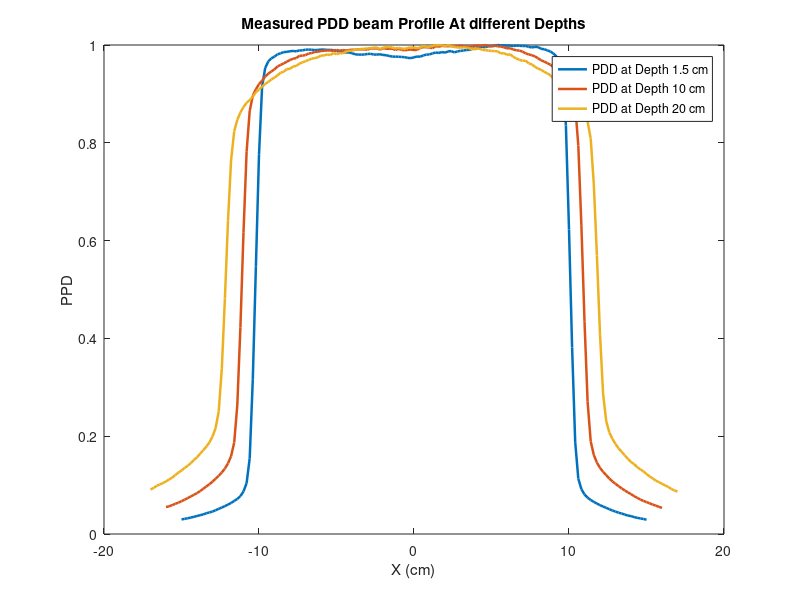

MATLAB code to generate this figure: (Note: this script raises an error after producing the figure.)
% Author: Dalton H Bermudez (UW Madison)
% Accessment of beam profile symmetry of real clinical beam profiles,
% comparing proposed correlative symmetric index (CSI) with standard Point
% wise Quotient and Area based metrics
X1 = [-15
-14.8
-14.6
-14.4
-14.2
-14
-13.8
-13.6
-13.4
-13.2
-13
-12.8
-12.6
-12.4
-12.2
-12
-11.8
-11.6
-11.4
-11.2
-11
-10.8
-10.6
-10.4
-10.2
-10
-9.8
-9.6
-9.4
-9.2
-9
-8.8
-8.6
-8.4
-8.2
-8
-7.8
-7.6
-7.4
-7.2
-7
-6.8
-6.6
-6.4
-6.2
-6
-5.8
-5.6
-5.4
-5.2
-5
-4.8
-4.6
-4.4
-4.2
-4
-3.8
-3.6
-3.4
-3.2
-3
-2.8
-2.6
-2.4
-2.2
-2
-1.8
-1.6
-1.4
-1.2
-1
-0.8
-0.6
-0.4
-0.2
0
0.2
0.4
0.6
0.8
1
1.2
1.4
1.6
1.8
2
2.2
2.4
2.6
2.8
3
3.2
3.4
3.6
3.8
4
4.2
4.4
4.6
4.8
5
5.2
5.4
5.6
5.8
6
6.2
6.4
6.6
6.8
7
7.2
7.4
7.6
7.8
8
8.2
8.4
8.6
8.8
9
9.2
9.4
9.6
9.8
10
10.2
10.4
10.6
10.8
11
11.2
11.4
11.6
11.8
12
12.2
12.4
12.6
12.8
13
13.2
13.4
13.6
13.8
14
14.2
14.4
14.6
14.8
15];
X2 = [-16
-15.8
-15.6
-15.4
-15.2
-15
-14.8
-14.6
-14.4
-14.2
-14
-13.8
-13.6
-13.4
-13.2
-13
-12.8
-12.6
-12.4
-12.2
-12
-11.8
-11.6
-11.4
-11.2
-11
-10.8
-10.6
-10.4
-10.2
-10
-9.8
-9.6
-9.4
-9.2
-9
-8.8
-8.6
-8.4
-8.2
-8
-7.8
-7.6
-7.4
-7.2
-7
-6.8
-6.6
-6.4
-6.2
-6
-5.8
-5.6
-5.4
-5.2
-5
-4.8
-4.6
-4.4
-4.2
-4
-3.8
-3.6
-3.4
-3.2
-3
-2.8
-2.6
-2.4
-2.2
-2
-1.8
-1.6
-1.4
-1.2
-1
-0.8
-0.6
-0.4
-0.2
0
0.2
0.4
0.6
0.8
1
1.2
1.4
1.6
1.8
2
2.2
2.4
2.6
2.8
3
3.2
3.4
3.6
3.8
4
4.2
4.4
4.6
4.8
5
5.2
5.4
5.6
5.8
6
6.2
6.4
6.6
6.8
7
7.2
7.4
7.6
7.8
8
8.2
8.4
8.6
8.8
9
9.2
9.4
9.6
9.8
10
10.2
10.4
10.6
10.8
11
11.2
11.4
11.6
11.8
12
12.2
12.4
12.6
12.8
13
13.2
13.4
13.6
13.8
14
14.2
14.4
14.6
14.8
15
15.2
15.4
15.6
15.8
16];
X3= [-17
-16.8
-16.6
-16.4
-16.2
-16
-15.8
-15.6
-15.4
-15.2
-15
-14.8
-14.6
-14.4
-14.2
-14
-13.8
-13.6
-13.4
-13.2
-13
-12.8
-12.6
-12.4
-12.2
-12
-11.8
-11.6
-11.4
-11.2
-11
-10.8
-10.6
-10.4
-10.2
-10
-9.8
-9.6
-9.4
-9.2
-9
-8.8
-8.6
-8.4
-8.2
-8
-7.8
-7.6
-7.4
-7.2
-7
-6.8
-6.6
-6.4
-6.2
-6
-5.8
-5.6
-5.4
-5.2
-5
-4.8
-4.6
-4.4
-4.2
-4
-3.8
-3.6
-3.4
-3.2
-3
-2.8
-2.6
-2.4
-2.2
-2
-1.8
-1.6
-1.4
-1.2
-1
-0.8
-0.6
-0.4
-0.2
0
0.2
0.4
0.6
0.8
1
1.2
1.4
1.6
1.8
2
2.2
2.4
2.6
2.8
3
3.2
3.4
3.6
3.8
4
4.2
4.4
4.6
4.8
5
5.2
5.4
5.6
5.8
6
6.2
6.4
6.6
6.8
7
7.2
7.4
7.6
7.8
8
8.2
8.4
8.6
8.8
9
9.2
9.4
9.6
9.8
10
10.2
10.4
10.6
10.8
11
11.2
11.4
11.6
11.8
12
12.2
12.4
12.6
12.8
13
13.2
13.4
13.6
13.8
14
14.2
14.4
14.6
14.8
15
15.2
15.4
15.6
15.8
16
16.2
16.4
16.6
16.8
17];
PPD_1 = [0.029736486
0.031069132
0.032119685
0.033724697
0.035154616
0.036817992
0.03847164
0.039969651
0.042382032
0.044113499
0.045913057
0.048675622
0.051496552
0.054113207
0.057080046
0.060124705
0.063529274
0.067585576
0.07167106
0.077429647
0.087020807
0.104063111
0.154907931
0.316644456
0.547668842
0.775463751
0.915080299
0.953055845
0.966567124
0.972880169
0.976245829
0.981099773
0.983181425
0.985545169
0.986021809
0.987276636
0.987860276
0.987052907
0.988949739
0.988969194
0.99044775
0.990613114
0.990292112
0.98964038
0.989922473
0.990729843
0.990622842
0.989980837
0.989961382
0.989533379
0.987597638
0.987140453
0.985477078
0.984659981
0.984679435
0.983230061
0.981021955
0.980360495
0.980341041
0.980496678
0.981663959
0.981975234
0.980448041
0.980457769
0.981080319
0.979669854
0.979115395
0.977646567
0.976265284
0.976177738
0.976002646
0.975564915
0.97510773
0.973561083
0.973269263
0.974767273
0.976508468
0.976031828
0.978677665
0.980350768
0.980739862
0.983006333
0.984669708
0.983687246
0.98565217
0.984358433
0.986829178
0.987578184
0.984864255
0.986887542
0.987967277
0.988833011
0.989873836
0.990010019
0.992801766
0.991877669
0.995574059
0.996488429
0.995243329
0.997587619
0.998025349
0.998249078
1
0.999416359
0.999250995
0.99860899
0.998881356
0.997918349
0.998677081
0.998540899
0.99784053
0.998054531
0.9962647
0.994961237
0.996177154
0.995846425
0.992169489
0.991430211
0.988998376
0.986770814
0.982364328
0.976245829
0.965750027
0.939213836
0.835286908
0.622968201
0.38160365
0.187883622
0.113177631
0.09162184
0.080921763
0.074297443
0.069589409
0.065640108
0.062235538
0.058976878
0.056175403
0.053490657
0.050815638
0.048033618
0.045844966
0.043500676
0.041847028
0.039755649
0.037644816
0.036613717
0.034561248
0.033141056
0.031934866
0.030767585
0.029269574];
PPD_2 =[0.055071439
0.056627529
0.059060688
0.061748479
0.064068468
0.067109917
0.070108926
0.073447447
0.076842552
0.080124487
0.08360447
0.087706889
0.092403452
0.097184892
0.101839015
0.106974112
0.113113595
0.118956005
0.125873532
0.133781299
0.144433442
0.159244589
0.187112746
0.263700665
0.422718914
0.617187721
0.781666431
0.865369925
0.896208799
0.909633612
0.919903805
0.927104258
0.935549583
0.941406139
0.946017824
0.950304145
0.956217287
0.959400198
0.962526524
0.965907483
0.969472344
0.971863064
0.973277691
0.977705475
0.978243033
0.979332296
0.982600085
0.983533739
0.985981044
0.986065922
0.987820059
0.988131277
0.988838591
0.988824445
0.987947376
0.990083463
0.988286886
0.989673221
0.988782006
0.989616636
0.990521997
0.99005517
0.991144433
0.990960532
0.991073702
0.990451266
0.99305418
0.992587353
0.993521007
0.990352242
0.993379544
0.992559061
0.99210638
0.9926015
0.98982883
0.992063941
0.990097609
0.989036639
0.990224926
0.99077663
0.989729806
0.989984439
0.994143443
0.995657094
0.995345876
0.994836611
0.993676616
0.997708304
0.996534163
0.998245862
0.997807328
0.997453671
0.997920498
0.997411232
0.997764889
0.998472203
0.997340501
0.996901966
0.996222945
0.997637572
0.998458056
0.998755128
0.998231716
1
0.998175131
0.996916113
0.998528788
0.997340501
0.996831235
0.995317584
0.993040034
0.993506861
0.990804923
0.989376149
0.988541519
0.98649031
0.982925449
0.980704484
0.979120102
0.976686943
0.973008912
0.968694299
0.96614797
0.96292262
0.959725562
0.954491442
0.949497807
0.942608573
0.935054463
0.928250106
0.917498939
0.903904371
0.876290847
0.794313198
0.63013156
0.435082756
0.270391852
0.189446881
0.161720187
0.146046117
0.135266657
0.127118404
0.120384779
0.113453105
0.107539963
0.10261706
0.097821474
0.093294667
0.089008346
0.085075683
0.081510822
0.077394257
0.07404159
0.0705899
0.06770406
0.06520017
0.062823596
0.060107512
0.058042156
0.055566558
0.053402179];
PPD_3 = [0.090841469
0.094281729
0.09855881
0.10130172
0.10423059
0.107415156
0.111668991
0.115155742
0.120641562
0.125546258
0.129800093
0.135006974
0.139562994
0.144886099
0.15125523
0.156764296
0.164272431
0.171129707
0.178707578
0.187238494
0.19939563
0.216643422
0.250395165
0.337796374
0.481380753
0.640609019
0.764969781
0.823407717
0.84702464
0.862040911
0.873245002
0.881775918
0.887540679
0.894467689
0.90348675
0.908833101
0.914737331
0.920385867
0.924546722
0.929707113
0.933356578
0.938028824
0.943514644
0.945281265
0.950953045
0.95120874
0.956113436
0.957112971
0.961715481
0.964504881
0.966922362
0.969386332
0.972152487
0.973175267
0.974941887
0.978382148
0.978568108
0.980822873
0.979265458
0.983682008
0.981171548
0.983333333
0.983147373
0.986308694
0.988307764
0.987912599
0.991027429
0.990353324
0.991957229
0.992259414
0.993165969
0.993282194
0.994583914
0.994793119
0.991771269
0.994351464
0.99558345
0.996211065
0.994700139
0.992910274
0.993956299
0.992980009
0.991933984
0.994235239
0.994816364
0.995002325
0.993537889
0.994467689
0.99851232
0.995792655
0.996257555
0.99832636
0.99948861
0.999697815
0.9995351
0.997326825
1
0.997791725
0.99609484
0.994932589
0.994514179
0.99530451
0.994723384
0.993003254
0.991120409
0.992212924
0.992701069
0.990260344
0.989377034
0.988702929
0.987842864
0.987563924
0.987122269
0.982682473
0.983565783
0.979753603
0.981008833
0.975918178
0.972594142
0.969711762
0.967666202
0.967968387
0.962482566
0.960344026
0.955485821
0.951696885
0.949372385
0.94521153
0.941887494
0.938191539
0.931241283
0.926266853
0.922942817
0.917875407
0.911227336
0.903509995
0.897884705
0.891073919
0.880543933
0.871664342
0.861250581
0.843584379
0.808507671
0.715899582
0.569642027
0.408437936
0.286401674
0.230962343
0.207810321
0.194444444
0.184007438
0.175058113
0.168014877
0.160739191
0.153695955
0.147187355
0.142956764
0.136773594
0.132287308
0.128242678
0.122687122
0.117759182
0.113784286
0.109065551
0.106136681
0.102533705
0.09944212
0.09642027
0.092073454
0.089121339
0.086727104];
figure(1);
plot(X1,PPD_1,'LineWidth', 1.8);hold on;plot(X2,PPD_2,'LineWidth', 1.8);plot(X3,PPD_3,'LineWidth', 1.8);hold off
title('Measured PDD beam Profile At different Depths')
xlabel('X (cm)')
ylabel('PPD')
legend('PDD at Depth 1.5 cm', 'PDD at Depth 10 cm','PDD at Depth 20 cm')
left_area_1 = trapz(X1(X1 > -10), PPD_1(X1 > -10)); % Area on the left side
right_area_1 = trapz(X1(X1 <10 ), PPD_1(X1 < 10)); % Area on the right side

left_area_2 = trapz(X2(X2 > -11), PPD_2(X2 >-11)); % Area on the left side
right_area_2 = trapz(X2(X2 < 11), PPD_2(X2 < 11)); % Area on the right side

left_area_3 = trapz(X3(X3 > -13), PPD_3(X3 > -13)); % Area on the left side
right_area_3 = trapz(X3(X3 <13), PPD_3(X3 < 13)); % Area on the right side

left_side_1 = PPD_1(X1 < 0);
right_side_1 = PPD_1(X1 > 0);
inverted_left_side_1 = flip(left_side_1); % Vertically invert the left side
area_quotient_1 = (right_area_1-left_area_1)./(right_area_1+left_area_1);
difference_quotient_1 = (right_side_1 - inverted_left_side_1) ./ max([right_side_1, inverted_left_side_1]);
inverted_left_side_1 = flip(left_side_1); % Vertically invert the left side
[cross_corr_1,lag_1] = xcorr(right_side_1, inverted_left_side_1,'normalized');
[CSI_1,lags_1] = high_intensity_CSI(right_side_1, inverted_left_side_1, .80,length(X1(X1>0)))
C = cov(right_side_1,inverted_left_side_1, 1);
signal1_2d = reshape(right_side_1, 1, []);
signal2_2d = reshape(inverted_left_side_1, 1 ,[]);
ssimValue = ssim(signal1_2d, signal2_2d , 'exp', [1,1, 1])
%dist_1=KLDiv(inverted_left_side_1,right_side_1);
% Plot the beam profile
figure(2);
subplot(2,2,1);
plot(X1, PPD_1, 'LineWidth', 2);
hold on;
plot([0 0], [min(PPD_1) max(PPD_1)], 'k--', 'LineWidth', 1.8); % Center line
title('Symmetric Beam Profile at 1.5cm Depth with Symmetric Area');
xlabel('Position (cm)');
ylabel('Normalized Dose');
grid on;
hold off;

% Plot the pointwise difference quotient
subplot(2,2,2);
plot(X1(X1 > 0), difference_quotient_1, 'LineWidth', 2);
title('Pointwise Difference Quotient Between Left and Right Sides');
xlabel('Position (cm)');
ylabel('Difference Quotient');
grid on;

% Plot the cross-correlation
subplot(2,2,3);
plot(X1, CSI_1, 'LineWidth', 2);
title('Cross-Correlation Between Right Side and Horizontal Inverted Left Side');
xlabel('Position (cm)');
ylabel('Cross-Correlation');
grid on;
subplot(2,2,4);
plot(X1(X1 > 0), inverted_left_side_1, 'LineWidth', 2);
hold on
plot(X1(X1 > 0),right_side_1,'LineWidth', 2); hold off
title('inverted left vs right beam profile')
ylabel('Normalized Dose');
xlabel('Position (cm)');
grid on;

left_side_2 = PPD_2(X2 < 0);
right_side_2 = PPD_2(X2 > 0);
area_quotient_2 = (right_area_2-left_area_2)./(right_area_2+left_area_2); % area baed method
inverted_left_side_2 = flip(left_side_2); % horizontally invert the left side
difference_quotient_2 = abs(right_side_2 - inverted_left_side_2 ) ./ max([right_side_2,inverted_left_side_2 ]);
% Point wise quotient based method
inverted_left_side_2 = flip(left_side_2); % horizantally invert the left side
[cross_corr_2, lag_2] = xcorr(right_side_2, inverted_left_side_2,'normalized');
[CSI_2,lags_2] = high_intensity_CSI(right_side_2, inverted_left_side_2, .80,length(X2(X2>0)))
signal1_2d = reshape(right_side_2, 1, []);
signal2_2d = reshape(inverted_left_side_2, 1 ,[]);
ssimValue_2 = ssim(signal1_2d, signal2_2d , 'exp', [1,1, 1])
figure(3);
subplot(2,2,1);
plot(X2, PPD_2, 'LineWidth', 2);
hold on;
plot([0 0], [min(PPD_2) max(PPD_2)], 'k--', 'LineWidth', 1.8); % Center line
title('Symmetric Beam Profile at 10 cm Depth with Symmetric Area');
xlabel('Position (cm)');
ylabel('Normalized Dose');
grid on;
hold off;

% Plot the pointwise difference quotient
subplot(2,2,2);
plot(X2(X2>0), difference_quotient_2, 'LineWidth', 2);
title('Pointwise Difference Quotient Between Left and Right Sides');
xlabel('Position (cm)');
ylabel('Difference Quotient');
grid on;

% Plot the cross-correlation
subplot(2,2,3);
plot(X2, CSI_2, 'LineWidth', 2);
title('Cross-Correlation Between Right Side and Horizontal Inverted Left Side');
xlabel('Position (cm)');

ylabel('Cross-Correlation');
grid on;
subplot(2,2,4);
plot(X2(X2 > 0),inverted_left_side_2, 'LineWidth', 2);
hold on
plot(X2(X2 > 0),right_side_2,'LineWidth', 2); hold off
title('inverted left vs right beam profile')
ylabel('Normalized Dose');
xlabel('Position (cm)');
grid on;

left_side_3 = PPD_3(X3 < 0);
right_side_3 = PPD_3(X3 > 0);
inverted_left_side_3 = flip(left_side_3); % horizontally  invert the left side
area_quotient_3 = (right_area_3-left_area_3)./(right_area_3+left_area_3);
difference_quotient_3 = abs(right_side_3 - inverted_left_side_3) ./ max([right_side_3, inverted_left_side_3]);
inverted_left_side_3 = flip(left_side_3); % horizontally  invert the left side
[cross_corr_3, lag_3] = xcorr(right_side_3, inverted_left_side_3,'normalized');
[CSI_3,lags_3] = high_intensity_CSI(right_side_3, inverted_left_side_3, .80,length(X3(X3>0)))
signal1_2d = reshape(right_side_3, 1, []);
signal2_2d = reshape(inverted_left_side_3, 1 ,[]);
ssimValue_3 = ssim(signal1_2d, signal2_2d , 'exp', [1,1, 1])
figure(4);
subplot(2,2,1);
plot(X3, PPD_3, 'LineWidth', 2);
hold on;
plot([0 0], [min(PPD_3) max(PPD_3)], 'k--', 'LineWidth', 1.8); % Center line
title('Symmetric Beam Profile at 20 cm Depth with Symmetric Area');
xlabel('Position (cm)');
ylabel('Normalized Dose');
grid on;
hold off;

% Plot the pointwise difference quotient
subplot(2,2,2);
plot(X3(X3 > 0), difference_quotient_3, 'LineWidth', 2);
title('Pointwise Difference Quotient Between Left and Right Sides');
xlabel('Position (cm)');
ylabel('Difference Quotient');
grid on;

% Plot the cross-correlation
subplot(2,2,3);
plot(X3, CSI_3, 'LineWidth', 2);
title('Cross-Correlation Between Right Side and Horizontal Inverted Left Side');
xlabel('Position (cm)');

ylabel('Cross-Correlation');
grid on;
subplot(2,2,4);
plot(X3(X3 > 0),inverted_left_side_3, 'LineWidth', 2);
hold on
plot(X3(X3 > 0),right_side_3,'LineWidth', 2); hold off
xlabel('Position (cm)');
ylabel('Normalized Dose');
title('inverted left vs right beam profile')
grid on;
%% obtain tolerance for CSI
clc;
clear;
close all;

% Define beam profile size
profile_size = 200;
x = linspace(-100, 100, profile_size);

% Generate a symmetric Gaussian beam profile
sigma = 20;
center = 0;
beam_profile = exp(-((x-center).^2) / (2 * sigma^2));

% Introduce asymmetry for PDQ and area-based index
asymmetry_factor_pdq = 0.02;
asymmetry_factor_area = 0.062;%0.062
;

% Create a left and right profile
left_profile = beam_profile(1:profile_size/2);
right_profile = beam_profile(profile_size/2+1:end);

% Introduce PDQ asymmetry (2%)
left_profile = left_profile * (1 - asymmetry_factor_pdq);
right_profile = right_profile * (1 + asymmetry_factor_pdq);

% Introduce area-based asymmetry (3%)
left_area = sum(left_profile);
right_area = sum(right_profile);
scaling_factor = (1 + asymmetry_factor_area) * left_area / right_area;
right_profile = right_profile * scaling_factor;

% Combine left and right profiles
sym_profile = [left_profile, right_profile];

% Calculate PDQ
pdq = max(abs(left_profile - flip(right_profile))) / max(sym_profile) * 100;
fprintf('PDQ: %.2f%%\n', pdq);

[csi, lag]  = high_intensity_CSI(flip(left_profile), right_profile, .80, 100)
fprintf('CSI: %.2f%%\n', csi(lag==0));

ssimValue_2 = ssim(left_profile,  flip(right_profile), 'exp', [1,1, 1])

% Calculate Area-Based Symmetry Index
area_left = sum(left_profile);
area_right = sum(right_profile);
area_symmetry = abs(area_left - area_right) / (area_left + area_right) * 100;
fprintf('Area-Based Symmetry Index: %.2f%%\n', area_symmetry);

% Plot the final beam profile
figure;
plot(x, sym_profile, 'LineWidth', 2);
hold on;
plot(x(1:profile_size/2), left_profile, '--', 'LineWidth', 1.5);
plot(x(profile_size/2+1:end), right_profile, '--', 'LineWidth', 1.5);
hold off;
title(sprintf('Beam Profile (PDQ = %.2f%%, Area-Based = %.2f%%, CSI=%.2f%%)', pdq, area_symmetry,csi(lag==0)));
xlabel('Position');
ylabel('Intensity');
legend('Combined Profile', 'Left Profile', 'Right Profile');
grid on;

%%
clc;
clear;
close all;

% Define beam profile parameters
profile_size = 200;
x = linspace(-100, 100, profile_size);

% Create a symmetric Gaussian beam profile as the base
sigma = 20;
center = 0;
beam_profile = exp(-((x-center).^2) / (2 * sigma^2));

% Split the profile into left and right halves
left_profile = beam_profile(1:profile_size/2);
right_profile = beam_profile(profile_size/2+1:end);

% Adjust the right profile to achieve the exact area and PDQ metrics
target_pdq = 0.05;
target_area = 0.062;

% Apply PDQ asymmetry (2%)
max_intensity = max(beam_profile);
left_profile = left_profile * (1 - target_pdq);
right_profile = right_profile * (1 + target_pdq);

% Calculate current areas
area_left = sum(left_profile);
area_right = sum(right_profile);

% Scale right side to achieve the exact area difference
scaling_factor = (1 + target_area) * area_left / area_right;
right_profile = right_profile * scaling_factor;

% Recombine the profiles
final_profile = [left_profile, right_profile];

% Calculate actual PDQ
pdq_actual = max(abs(left_profile - flip(right_profile))) / max(final_profile) * 100;

% Calculate actual Area-Based Symmetry Index
area_left_final = sum(left_profile);
area_right_final = sum(right_profile);
area_symmetry_actual = abs(area_left_final - area_right_final) / (area_left_final + area_right_final) * 100;

% Print the results
fprintf('Target PDQ: %.2f%%, Actual PDQ: %.2f%%\n', target_pdq*100, pdq_actual);
fprintf('Target Area Symmetry: %.2f%%, Actual Area Symmetry: %.2f%%\n', target_area*100, area_symmetry_actual);

% Plot the final beam profile
figure;
plot(x, final_profile, 'LineWidth', 2);
hold on;
plot(x(1:profile_size/2), left_profile, '--', 'LineWidth', 1.5);
plot(x(profile_size/2+1:end), right_profile, '--', 'LineWidth', 1.5);
hold off;
title(sprintf('Beam Profile (PDQ = %.2f%%, Area = %.2f%%)', pdq_actual, area_symmetry_actual));
xlabel('Position');
ylabel('Intensity');
legend('Combined Profile', 'Left Profile', 'Right Profile');
grid on;
%%
clc;
clear;
close all;

% Define beam profile parameters
profile_size = 200;
x = linspace(-100, 100, profile_size);
sigma = 20;
center = 0;

% Create a symmetric Gaussian beam profile as the initial guess
initial_profile = exp(-((x-center).^2) / (2 * sigma^2));
initial_profile = initial_profile / max(initial_profile);  % Normalize

% Target PDQ and area-based metrics
target_pdq = 0.02;
target_area = 0.03;

% Create a Gaussian kernel
gaussian_kernel = exp(-((x-center).^2) / (2 * sigma^2));
gaussian_kernel = gaussian_kernel / sum(gaussian_kernel);

% Create a rectangular function to simulate a flattened top
rect_width = 100;
rect_kernel = zeros(1, profile_size);
rect_kernel(abs(x) < rect_width / 2) = 1;
rect_kernel = rect_kernel / sum(rect_kernel);

% Convolve to create a realistic beam shape constraint
target_shape = conv(gaussian_kernel, rect_kernel, 'same');
target_shape = target_shape / max(target_shape);

% Objective function: Minimize deviation from target PDQ and area-based metric
function cost = beam_cost(profile, target_pdq, target_area, target_shape)
    n = length(profile);
    left_profile = profile(1:n/2);
    right_profile = profile(n/2+1:end);

    % PDQ calculation
    pdq_actual = max(abs(left_profile - flip(right_profile))) / max(profile) * 100;
    
    % Area-based symmetry calculation
    area_left = sum(left_profile);
    area_right = sum(right_profile);
    area_symmetry_actual = abs(area_left - area_right) / (area_left + area_right) * 100;
    
    % Shape similarity constraint
    shape_similarity = sum((profile - target_shape).^2);
    
    % Cost as squared deviation from target with shape penalty
    cost = 50*(pdq_actual - target_pdq * 100)^2 + ...
           50*(area_symmetry_actual - target_area * 100)^2 + ...
           100 * shape_similarity;
end

% Optimization settings
options = optimoptions('fmincon', 'Display', 'iter', 'MaxFunctionEvaluations', 5000, 'Algorithm', 'interior-point');
lb = zeros(profile_size, 1);   % Minimum intensity (zero)
ub = ones(profile_size, 1);    % Maximum intensity (normalized)

% Run the optimization
[optimized_profile, final_cost] = fmincon(@(p) beam_cost(p, target_pdq, target_area, target_shape), ...
                                           initial_profile, [], [], [], [], lb, ub, [], options);

% Calculate final metrics
left_final = optimized_profile(1:profile_size/2);
right_final = optimized_profile(profile_size/2+1:end);
final_pdq = max(abs(left_final - flip(right_final))) / max(optimized_profile) * 100;
final_area = abs(sum(left_final) - sum(right_final)) / (sum(left_final) + sum(right_final)) * 100;

% Print results
fprintf('Final PDQ: %.2f%% (Target: %.2f%%)\n', final_pdq, target_pdq * 100);
fprintf('Final Area-Based Symmetry: %.2f%% (Target: %.2f%%)\n', final_area, target_area * 100);

% Plot the optimized beam profile
figure;
plot(x, optimized_profile, 'LineWidth', 2);
hold on;
plot(x, target_shape, '--', 'LineWidth', 1.5);
hold off;
title(sprintf('Optimized Beam Profile (PDQ = %.2f%%, Area = %.2f%%)', final_pdq, final_area));
xlabel('Position');
ylabel('Intensity');
legend('Optimized Profile', 'Target Shape');
grid on;



function [csi, lags] = high_intensity_CSI(A, B, threshold_fraction,max_lag)
    % Ensure A and B are the same size
    if size(A) ~= size(B)
        error('Inputs A and B must be the same size');
    end
    
    % Flatten the inputs for 1D correlation
    A = A(:);
    B = B(:);
    
    % Calculate the 50% of maximum intensity threshold
    max_intensity_A = max(A);
    max_intensity_B = max(B);
    threshold_A = threshold_fraction * max_intensity_A;
    threshold_B = threshold_fraction * max_intensity_B;
    
    % Create masks for the central high-intensity regions
    mask_A = A >= threshold_A;
    mask_B = B >= threshold_B;
    combined_mask = mask_A & mask_B;
    
    % Apply the mask to focus on high-intensity regions
    A_high_intensity = A(combined_mask);
    B_high_intensity = B(combined_mask);

    % Define lag range
    lags = -max_lag:max_lag;
    bcc = zeros(length(lags), 1);
    
    % Calculate biased cross-correlation for each lag
    for i = 1:length(lags)
        lag = lags(i);
        
        if lag < 0
            % Shift B to the left
            shifted_A= A_high_intensity(1:end+lag);
            shifted_B = B_high_intensity(-lag+1:end);
        elseif lag > 0
            % Shift B to the right
            shifted_A = A_high_intensity(lag+1:end);
            shifted_B = B_high_intensity(1:end-lag);
        else
            % No shift
            shifted_A = A_high_intensity;
            shifted_B = A_high_intensity;
        end
        
    
    % Subtract the mean
    A_centered = A_high_intensity;
    B_centered = B_high_intensity;
    
    % Calculate the biased cross-correlation
    csi(i) = sum(shifted_A .* shifted_B) / numel(shifted_A);
    end
end

